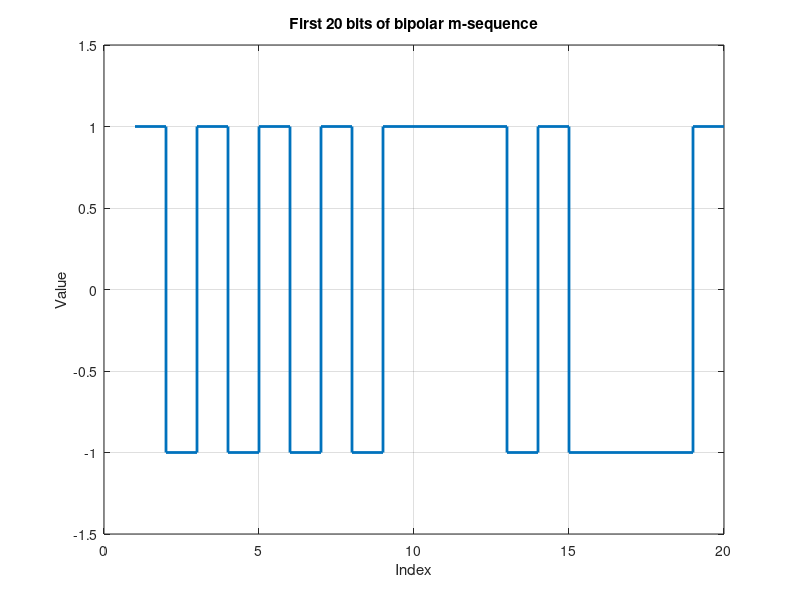

The MATLAB script that drew this image: (Note: this script raises an error after producing the figure.)
%Properties of m-sequences

%You must design a randomizer based on an LFSR with m = 10 cells.

m = 10;
N = 2^m - 1;

% polynomial x^10 + x^3 + 1
taps = [10 3]; 

% seed de l'énoncé
lfsr = [1 0 1 0 1 0 1 0 1 1]; 

sequence = zeros(1, N);

for i = 1:N
    
    % output bit = FIRST cell (MATLAB convention)
    sequence(i) = lfsr(1);

    % feedback = XOR taps (index counted from left)
    feedback = xor(lfsr(m - taps(1) + 1), lfsr(m - taps(2) + 1));

    % LEFT shift
    lfsr(1:end-1) = lfsr(2:end);
    lfsr(end) = feedback;
end


%Plot the first 20 bits of the bipolar sequence (0 → −1 and 1 → +1)
bipolar = 2*sequence - 1;   % 0→-1, 1→+1

figure;
stairs(bipolar(1:20), 'LineWidth', 2);
grid on;
title('First 20 bits of bipolar m-sequence');
xlabel('Index'); ylabel('Value');
ylim([-1.5 1.5]);


%Write a table with N1 and N0 (number of bits equal to 1 and 0), NT and NNT
%(number of transitions and no transitions, view the sequence as periodic.)

N1 = sum(sequence == 1);
N0 = sum(sequence == 0);

%transition and non-transition
NT = sum(sequence ~= sequence([2:end 1]));
NNT = sum(sequence == sequence([2:end 1]));

% Display the results
fprintf("N1  = %d\n", N1);
fprintf("N0  = %d\n", N0);
fprintf("NT  = %d\n", NT);
fprintf("NNT = %d\n", NNT);



%Write a table with the values of NR (T ) (total number of runs, NR (i) (number of
%runs of length i, NR0(i) and NR1(i) (number of runs of zeros and ones of length i)


NrT = NT + 1;

% Initialize run length counters
runLengths = zeros(1, N);
currentRunLength = 1;

% Initialize counters for runs of zeros and ones
NR0 = zeros(1, N);
NR1 = zeros(1, N);

for i = 2:N
    if sequence(i) == sequence(i-1)
        currentRunLength = currentRunLength + 1;
    else
        runLengths(currentRunLength) = runLengths(currentRunLength) + 1;

        if sequence(i-1) == 0
            NR0(currentRunLength) = NR0(currentRunLength) + 1;
        else
            NR1(currentRunLength) = NR1(currentRunLength) + 1;
        end

        currentRunLength = 1;
        
    end
end
runLengths(currentRunLength) = runLengths(currentRunLength) + 1; % Count the last run

if sequence(N) == 0
    NR0(currentRunLength) = NR0(currentRunLength) + 1;
else
    NR1(currentRunLength) = NR1(currentRunLength) + 1;
end

maxRun = find(runLengths > 0, 1, 'last');

runTable = table((1:maxRun)', runLengths(1:maxRun)', NR0(1:maxRun)', NR1(1:maxRun)', ...
    'VariableNames', {'RunLength_i', 'NR_i', 'NR0_i', 'NR1_i'});

disp(runTable);


%Plot the run lengths vs. their starting point in the sequence (use different colors
%for 0 and 1 runs)

starts = [];      % starting position
lengths = [];     % run length
values = [];      % 0 or 1

currentStart = 1;

for i = 2:N
    if sequence(i) ~= sequence(i-1)
        %end of run at i-1
        starts(end+1) = currentStart; 
        lengths(end+1) = i - currentStart; 
        values(end+1) = sequence(currentStart); 
        currentStart = i; 
    end
end

% Finalize the last run

starts(end+1) = currentStart; 
lengths(end+1) = N - currentStart +1; 
values(end+1) = sequence(N); 


% Now plot
figure;
hold on; grid on;
title('Run lengths vs starting point');
xlabel('Starting index');
ylabel('Run length');

for k = 1:length(starts)
    x = [starts(k) starts(k)];
    y = [0 lengths(k)];
    if values(k) == 0
        plot(x, y, 'b-', 'LineWidth', 1.8);
    else
        plot(x, y, 'r-', 'LineWidth', 1.8);
    end
end

ylim([0 max(lengths)+1]);
legend('Runs of 0','Runs of 1');
hold off;

%Consider the entire bipolar sequence and compute the autocorrelation (view the sequence as
%periodic)

%Plot the autocorrelation

X_fft = fft(bipolar);
R = ifft(X_fft .* conj(X_fft)); % raw Autocorrelation
R = fftshift(R); %center at tau = 0

%lags creation 
lags = -(N-1)/2 : (N-1)/2;

figure;
plot(lags, R);
grid on;
title('Autocorrelation of the m-sequence (Periodic)');
xlabel('\tau (lags)');
ylabel('R(\tau)');
xlim([-N/2 N/2]);

%for an ideal M-sequence, R(0) = N and R(tau) = -1 everywhere

% Consider 1 ≤ z ≤ 200

mpsl_values = zeros(1, 200);
z_range = 1:200;

%For each value of z cancel the last z bits from the entire sequence to obtain a
%truncated sequence vz of N − z bits

for k = 1:length(z_range)
    z = z_range(k);
    current_len = N - z;
    v_z = bipolar(1:current_len); %keep the N-z first bits

    %Compute the autocorrelation function of the bipolar truncated sequence v ′
    X_z = fft(v_z);
    R_z = ifft(X_z .* conj(X_z));

    %Compute the Maximum Peak Side Lobe (MPSL) of v ′
    R_z(1) = 0;
    mpsl_values(k) = max(abs(R_z));
end

% Plot MPSL(z) vs. z

figure;
plot(z_range, mpsl_values, 'LineWidth', 1.5);
grid on;
title('MPSL vs Truncation Length z');
xlabel('z (bits removed)');
ylabel('MPSL');

% Fix z = 23

z_fix = 23;

% Consider the truncated sequence vz of N − z bits
len_trunc = N - z_fix;

%first seed allready used 
seq_trunc_1 = bipolar(1:len_trunc);
R_trunc_1 = ifft(fft(seq_trunc_1) .* conj(fft(seq_trunc_1)));
R_trunc_1 = fftshift(R_trunc_1);

%New seed choose an arbitrary seed different [0 0 0 0 0 0 0 0 0 1]

lfsr2 = [0 0 0 0 0 0 0 0 0 1]; 
seq2 = zeros(1, N);
for i = 1:N
    seq2(i) = lfsr2(1);
    feedback = xor(lfsr2(10 - 10 + 1), lfsr2(10 - 3 + 1)); % Taps [10 3]
    lfsr2(1:end-1) = lfsr2(2:end);
    lfsr2(end) = feedback;
end
bipolar2 = 2*seq2 - 1;
seq_trunc_2 = bipolar2(1:len_trunc);

% Compute the autocorrelation function of the bipolar truncated sequence v ′
R_trunc_2 = ifft(fft(seq_trunc_2) .* conj(fft(seq_trunc_2)));
R_trunc_2 = fftshift(R_trunc_2);

%Plot it
lags_trunc = -(len_trunc-1)/2 : (len_trunc-1)/2;

figure;
subplot(2,1,1);
plot(lags_trunc, R_trunc_1); grid on;
title(['Autocorrelation (z=23) - Seed 1']);
ylabel('R(\tau)'); xlim([-500 500]);

subplot(2,1,2);
plot(lags_trunc, R_trunc_2); grid on;
title(['Autocorrelation (z=23) - Seed 2']);
xlabel('\tau'); ylabel('R(\tau)'); xlim([-500 500]);


% for a complete M-sequence, the seed doesn't matter (cyclic shift) 
%but for a troncated sequence, modifying the seed, modify the window of
%bit